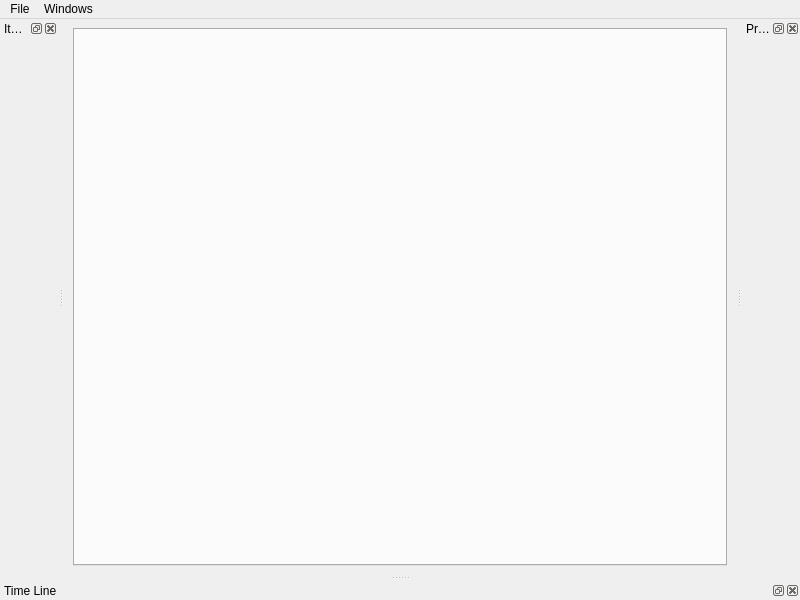
<?xml version="1.0" encoding="UTF-8"?>
<ui version="4.0">
 <class>DSpineEditorMainWindowUi</class>
 <widget class="QMainWindow" name="DSpineEditorMainWindowUi">
  <property name="geometry">
   <rect>
    <x>0</x>
    <y>0</y>
    <width>800</width>
    <height>600</height>
   </rect>
  </property>
  <property name="windowTitle">
   <string>DSpineEditor</string>
  </property>
  <widget class="QWidget" name="centralwidget">
   <layout class="QGridLayout" name="gridLayout">
    <item row="0" column="0">
     <widget class="QTabWidget" name="tabWidget">
      <property name="currentIndex">
       <number>-1</number>
      </property>
      <property name="tabsClosable">
       <bool>true</bool>
      </property>
     </widget>
    </item>
   </layout>
  </widget>
  <widget class="QMenuBar" name="menubar">
   <property name="geometry">
    <rect>
     <x>0</x>
     <y>0</y>
     <width>800</width>
     <height>22</height>
    </rect>
   </property>
   <widget class="QMenu" name="menuFile">
    <property name="title">
     <string>File</string>
    </property>
    <addaction name="actionNew_project"/>
    <addaction name="actionOpen"/>
    <addaction name="separator"/>
    <addaction name="actionSave"/>
    <addaction name="separator"/>
    <addaction name="actionExit"/>
   </widget>
   <widget class="QMenu" name="menuWindows">
    <property name="title">
     <string>Windows</string>
    </property>
    <addaction name="actionItems"/>
    <addaction name="actionProperties"/>
    <addaction name="actionTimeLine"/>
   </widget>
   <addaction name="menuFile"/>
   <addaction name="menuWindows"/>
  </widget>
  <widget class="QDockWidget" name="dockWidgetTimeLine">
   <property name="windowTitle">
    <string>Time Line</string>
   </property>
   <attribute name="dockWidgetArea">
    <number>8</number>
   </attribute>
   <widget class="QWidget" name="dockWidgetContents"/>
  </widget>
  <widget class="QDockWidget" name="dockWidgetItems">
   <property name="windowTitle">
    <string>Items</string>
   </property>
   <attribute name="dockWidgetArea">
    <number>1</number>
   </attribute>
   <widget class="QWidget" name="dockWidgetContents_2"/>
  </widget>
  <widget class="QDockWidget" name="dockWidgetProperties">
   <property name="windowTitle">
    <string>Properties</string>
   </property>
   <attribute name="dockWidgetArea">
    <number>2</number>
   </attribute>
   <widget class="QWidget" name="dockWidgetContents_3"/>
  </widget>
  <action name="actionNew_project">
   <property name="text">
    <string>New</string>
   </property>
  </action>
  <action name="actionOpen">
   <property name="text">
    <string>Open</string>
   </property>
  </action>
  <action name="actionSave">
   <property name="text">
    <string>Save</string>
   </property>
  </action>
  <action name="actionExit">
   <property name="text">
    <string>Exit</string>
   </property>
  </action>
  <action name="actionItems">
   <property name="checkable">
    <bool>true</bool>
   </property>
   <property name="checked">
    <bool>true</bool>
   </property>
   <property name="text">
    <string>Items</string>
   </property>
  </action>
  <action name="actionProperties">
   <property name="checkable">
    <bool>true</bool>
   </property>
   <property name="checked">
    <bool>true</bool>
   </property>
   <property name="text">
    <string>Properties</string>
   </property>
  </action>
  <action name="actionTimeLine">
   <property name="checkable">
    <bool>true</bool>
   </property>
   <property name="checked">
    <bool>true</bool>
   </property>
   <property name="text">
    <string>Time Line</string>
   </property>
  </action>
 </widget>
 <resources/>
 <connections>
  <connection>
   <sender>actionExit</sender>
   <signal>triggered()</signal>
   <receiver>DSpineEditorMainWindowUi</receiver>
   <slot>close()</slot>
   <hints>
    <hint type="sourcelabel">
     <x>-1</x>
     <y>-1</y>
    </hint>
    <hint type="destinationlabel">
     <x>399</x>
     <y>299</y>
    </hint>
   </hints>
  </connection>
  <connection>
   <sender>actionItems</sender>
   <signal>toggled(bool)</signal>
   <receiver>dockWidgetItems</receiver>
   <slot>setVisible(bool)</slot>
   <hints>
    <hint type="sourcelabel">
     <x>-1</x>
     <y>-1</y>
    </hint>
    <hint type="destinationlabel">
     <x>28</x>
     <y>292</y>
    </hint>
   </hints>
  </connection>
  <connection>
   <sender>actionProperties</sender>
   <signal>toggled(bool)</signal>
   <receiver>dockWidgetProperties</receiver>
   <slot>setVisible(bool)</slot>
   <hints>
    <hint type="sourcelabel">
     <x>-1</x>
     <y>-1</y>
    </hint>
    <hint type="destinationlabel">
     <x>770</x>
     <y>292</y>
    </hint>
   </hints>
  </connection>
  <connection>
   <sender>actionTimeLine</sender>
   <signal>toggled(bool)</signal>
   <receiver>dockWidgetTimeLine</receiver>
   <slot>setVisible(bool)</slot>
   <hints>
    <hint type="sourcelabel">
     <x>-1</x>
     <y>-1</y>
    </hint>
    <hint type="destinationlabel">
     <x>399</x>
     <y>582</y>
    </hint>
   </hints>
  </connection>
  <connection>
   <sender>dockWidgetItems</sender>
   <signal>visibilityChanged(bool)</signal>
   <receiver>actionItems</receiver>
   <slot>setChecked(bool)</slot>
   <hints>
    <hint type="sourcelabel">
     <x>28</x>
     <y>292</y>
    </hint>
    <hint type="destinationlabel">
     <x>-1</x>
     <y>-1</y>
    </hint>
   </hints>
  </connection>
  <connection>
   <sender>dockWidgetProperties</sender>
   <signal>visibilityChanged(bool)</signal>
   <receiver>actionProperties</receiver>
   <slot>setChecked(bool)</slot>
   <hints>
    <hint type="sourcelabel">
     <x>770</x>
     <y>292</y>
    </hint>
    <hint type="destinationlabel">
     <x>-1</x>
     <y>-1</y>
    </hint>
   </hints>
  </connection>
  <connection>
   <sender>dockWidgetTimeLine</sender>
   <signal>visibilityChanged(bool)</signal>
   <receiver>actionTimeLine</receiver>
   <slot>setChecked(bool)</slot>
   <hints>
    <hint type="sourcelabel">
     <x>399</x>
     <y>582</y>
    </hint>
    <hint type="destinationlabel">
     <x>-1</x>
     <y>-1</y>
    </hint>
   </hints>
  </connection>
 </connections>
</ui>
